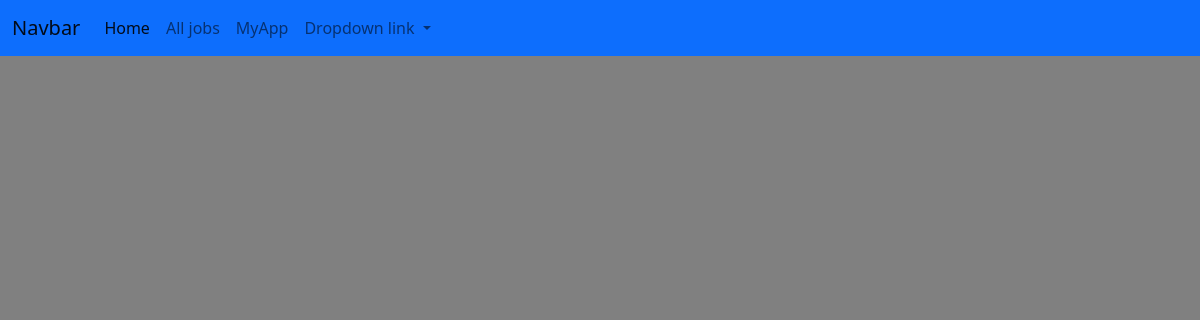
/candidate/can/joblist (signed in), run on an earlier commit of the app's database.
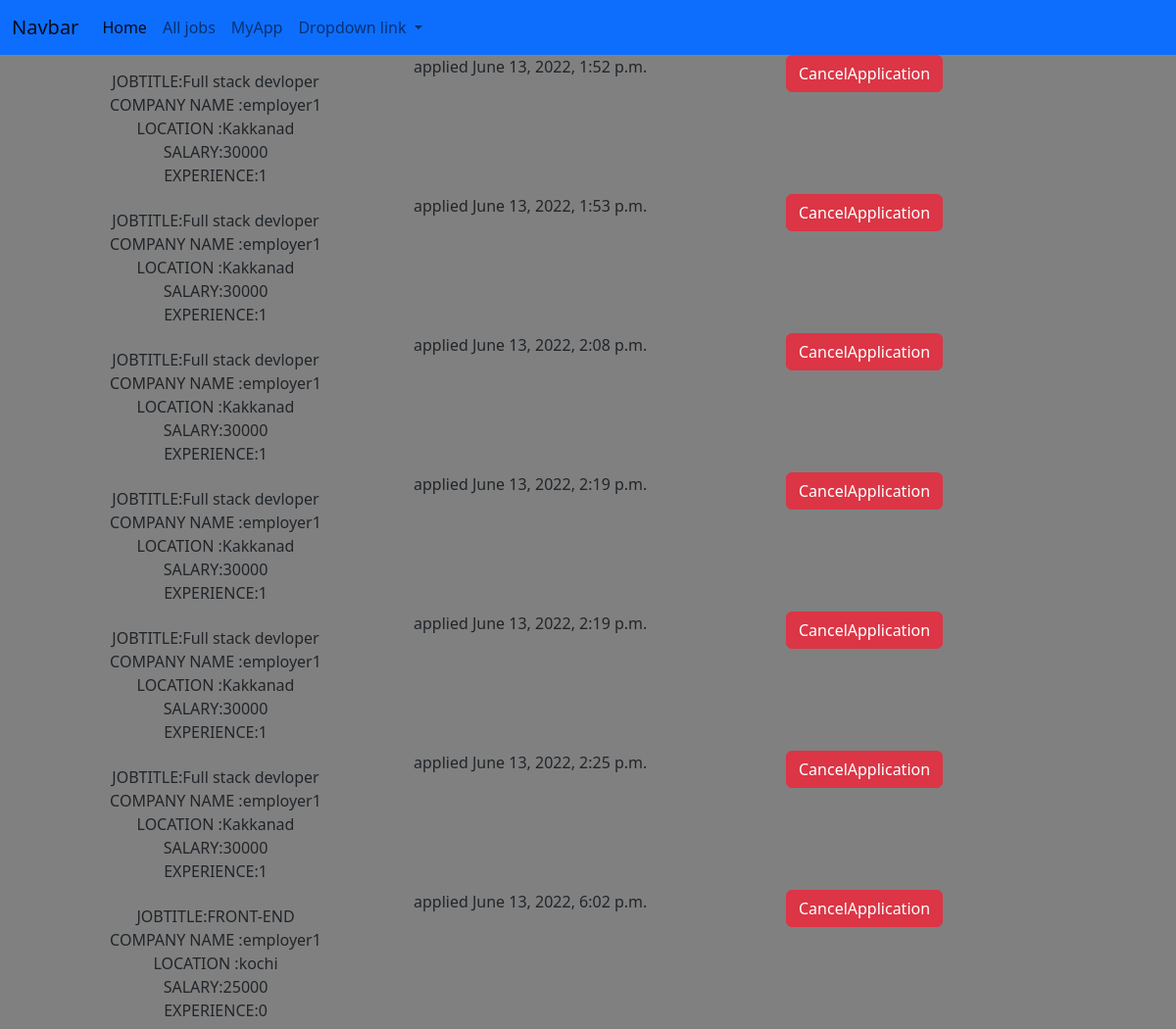
And on a later commit of the database.
### employer/models.py (models this page shows, shortened)
class Applications(models.Model):
    applicant=models.ForeignKey(User,on_delete=models.CASCADE,related_name="applicant")
    job=models.ForeignKey(Jobs,on_delete=models.CASCADE)
    options=(
        ("applied","applied"),
        ("accepted","accepted"),
        ("rejected0","rejected"),
        ("pending","pending"),
        ("cancelled","cancelled")
    )
    status=models.CharField(max_length=120,choices=options,default="applied")
    date=models.DateTimeField(auto_now_add=True)
    class Meta:
        unique_together= ("applicant","job")

class Jobs(models.Model):
    job_title=models.CharField(max_length=150)
    company=models.ForeignKey(User,on_delete=models.CASCADE,related_name="company")
    location=models.CharField(max_length=120)
    salary=models.PositiveIntegerField(null=True)
    experience=models.PositiveIntegerField(default=0)
    created_date=models.DateField(auto_now_add=True)
    last_date=models.DateField(null=True)
    active_status=models.BooleanField(default=True)
    job_description=models.TextField(null=True)

class User(AbstractUser):
    options=(
        ("employer","employer"),
        ("candidate","candidate")
    )
    role=models.CharField(max_length=120,choices=options,default="candidate")
    phone=models.CharField(max_length=12,null=True)

### candidate/views.py (the view)
# urls.py: path("can/joblist",views.ApplicationListView.as_view(),name='can-applist')
class ApplicationListView(ListView):
    model = Applications
    template_name = "candidates/candi-applications.html"
    context_object_name = "applications"
    def get_queryset(self):
        return Applications.objects.filter(applicant=self.request.user)

### candidate/templates/candidates/candi-applications.html
{%extends 'candidates/base.html'%}
{%block body_block%}
{%for application in applications%}
<div class="row">
    <div class="col-4 btn btn-outerline mt-2">
        <div>
            JOBTITLE:{{application.job.job_title}}
        </div>
        <div>
            COMPANY NAME :{{application.job.company}}
        </div>
        <div>
            LOCATION :{{application.job.location}}
        </div>
        <div>
            SALARY:{{application.job.salary}}
        </div>
        <div>
            EXPERIENCE:{{application.job.experience}}
        </div>
    </div>
    <div class="col-4">
        {{application.status}}
        {{application.date}}
    </div>
    <div class="col-4">
        <a href="" class="btn btn-danger">CancelApplication</a>
    </div>
</div>
{%endfor%}
{%endblock%}

### candidate/templates/candidates/base.html (shortened to what this page needs)
<!DOCTYPE html>
{%load static%}
<html lang="en">
<head>
<link href="https://cdn.jsdelivr.net/npm/bootstrap@5.2.0-beta1/dist/css/bootstrap.min.css" rel="stylesheet">
  <link rel="stylesheet" href="{%static 'css/design.css'%}">
</head>
<body>
<nav class="navbar navbar-expand-lg bg-primary">
  <div class="container-fluid">
    <a class="navbar-brand" href="#">Navbar</a>
    <div class="collapse navbar-collapse" id="navbarNavDropdown">
      <ul class="navbar-nav">
        <li class="nav-item">
          <a class="nav-link active" aria-current="page" href="{%url 'candi-home'  %}">Home</a>
        </li>
        <li class="nav-item">
          <a class="nav-link" href="{%url  'list-job' %}">All jobs</a>
        </li>
        <li class="nav-item">
          <a class="nav-link" href="{%url 'can-applist' %} ">MyApp</a>
        </li>
        <li class="nav-item dropdown">
          <a class="nav-link dropdown-toggle -auto" href="#" id="navbarDropdownMenuLink" role="button" data-bs-toggle="dropdown" aria-expanded="false">
            Dropdown link
          </a>
        </li>
      </ul>
    </div>
  </div>
</nav>
<div class="container">
    {%block body_block%}
    {%endblock%}
</div>
</body>
</html>

### candidate/static/css/design.css (style rules this page uses)
body { background-color:grey; background:grey; span:green; }

What changed in the data, as far as the page shows it:
added Applications: job.job_title "Full stack devloper", job.company "employer1", job.location "Kakkanad", job.salary "30000", job.experience "1", status "applied", date "June 13, 2022, 1:52 p.m."
added Applications: job.job_title "Full stack devloper", job.company "employer1", job.location "Kakkanad", job.salary "30000", job.experience "1", status "applied", date "June 13, 2022, 1:53 p.m."
added Applications: job.job_title "Full stack devloper", job.company "employer1", job.location "Kakkanad", job.salary "30000", job.experience "1", status "applied", date "June 13, 2022, 2:08 p.m."
added Applications: job.job_title "Full stack devloper", job.company "employer1", job.location "Kakkanad", job.salary "30000", job.experience "1", status "applied", date "June 13, 2022, 2:19 p.m."
added Applications: job.job_title "Full stack devloper", job.company "employer1", job.location "Kakkanad", job.salary "30000", job.experience "1", status "applied", date "June 13, 2022, 2:19 p.m."
added Applications: job.job_title "Full stack devloper", job.company "employer1", job.location "Kakkanad", job.salary "30000", job.experience "1", status "applied", date "June 13, 2022, 2:25 p.m."
added Applications: job.job_title "FRONT-END", job.company "employer1", job.location "kochi", job.salary "25000", job.experience "0", status "applied", date "June 13, 2022, 6:02 p.m."
